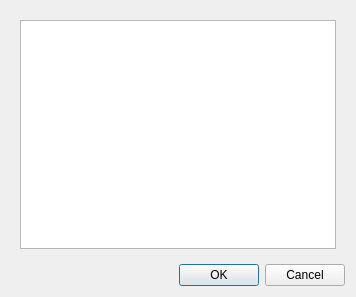
<?xml version="1.0" encoding="UTF-8"?>
<ui version="4.0">
 <class>setupIsotopeDatabase</class>
 <widget class="QDialog" name="setupIsotopeDatabase">
  <property name="geometry">
   <rect>
    <x>0</x>
    <y>0</y>
    <width>356</width>
    <height>297</height>
   </rect>
  </property>
  <property name="windowTitle">
   <string>Dialog</string>
  </property>
  <layout class="QVBoxLayout" name="verticalLayout">
   <item>
    <widget class="QWidget" name="widget" native="true">
     <layout class="QVBoxLayout" name="verticalLayout_2">
      <item>
       <widget class="QTableWidget" name="tableWidget_iso_pars"/>
      </item>
     </layout>
    </widget>
   </item>
   <item>
    <widget class="QDialogButtonBox" name="buttonBox">
     <property name="orientation">
      <enum>Qt::Horizontal</enum>
     </property>
     <property name="standardButtons">
      <set>QDialogButtonBox::Cancel|QDialogButtonBox::Ok</set>
     </property>
    </widget>
   </item>
  </layout>
 </widget>
 <resources/>
 <connections>
  <connection>
   <sender>buttonBox</sender>
   <signal>accepted()</signal>
   <receiver>setupIsotopeDatabase</receiver>
   <slot>accept()</slot>
   <hints>
    <hint type="sourcelabel">
     <x>248</x>
     <y>254</y>
    </hint>
    <hint type="destinationlabel">
     <x>157</x>
     <y>274</y>
    </hint>
   </hints>
  </connection>
  <connection>
   <sender>buttonBox</sender>
   <signal>rejected()</signal>
   <receiver>setupIsotopeDatabase</receiver>
   <slot>reject()</slot>
   <hints>
    <hint type="sourcelabel">
     <x>316</x>
     <y>260</y>
    </hint>
    <hint type="destinationlabel">
     <x>286</x>
     <y>274</y>
    </hint>
   </hints>
  </connection>
 </connections>
</ui>
